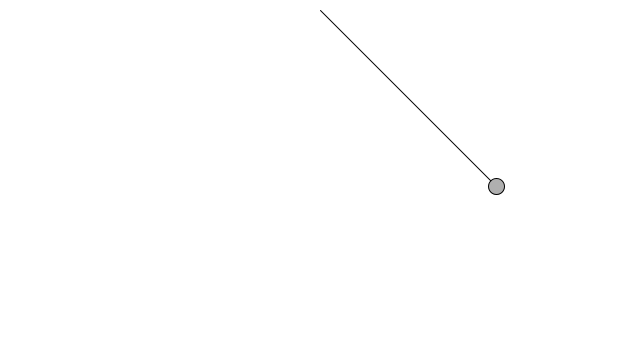
Frame 1 (no input)
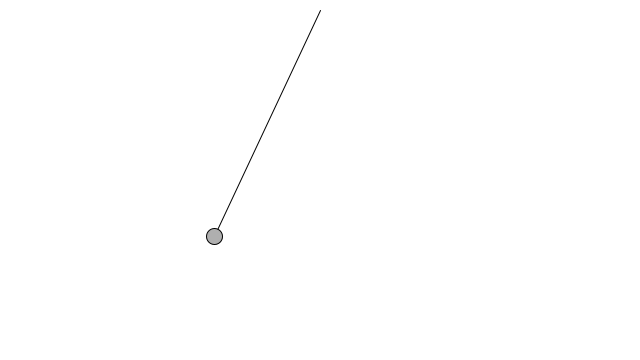
Frame 60 (the mouse pressed at the canvas centre just before this capture)
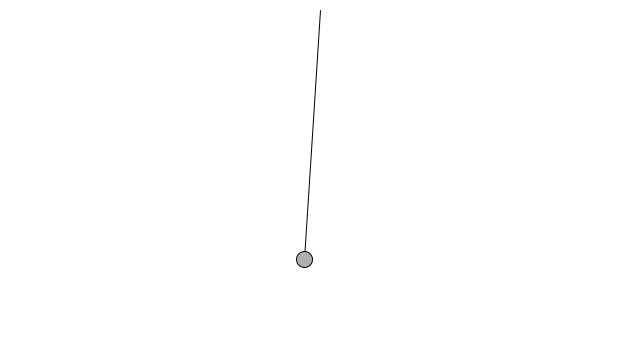
Frame 120 (the mouse held since frame 60 and released just before this capture)

The Processing sketch that drew these frames (run headless with seeded random() and noise(); from frame 60 on, the mouse is pressed at the canvas centre):

// Processing sketch: pendulum_motion
// ── pendulum_motion.pde
Pendulum p;

void setup() {
	size(640, 360);

	p = new Pendulum(new PVector(width/2, 10), 250);
}

void draw() {
	background(255);
	p.go();
}
// ── Pendulum.pde
class Pendulum {
	PVector location;
	PVector origin;

	float r;
	float angle;
	float aVelocity;
	float aAcceleration;
	float damping;

	Pendulum(PVector origin_, float r_) {
		origin = origin_.get();
		location = new PVector();
		r = r_;
		angle = PI/4;

		aVelocity = 0.0;
		aAcceleration = 0.0;
		damping = 0.995;
	}

	void go() {
		update();
		display();
	}

	void update() {
		float gravity = 0.4;
		aAcceleration = (-1 * gravity / r) * sin(angle);

		aVelocity += aAcceleration;
		angle += aVelocity;

		aVelocity *= damping;
	}

	void display() {
		location.set(r*sin(angle), r*cos(angle), 0);
		location.add(origin);

		stroke(0);
		line(origin.x, origin.y, location.x, location.y);
		fill(175);
		ellipse(location.x, location.y, 16, 16);
	}
}
